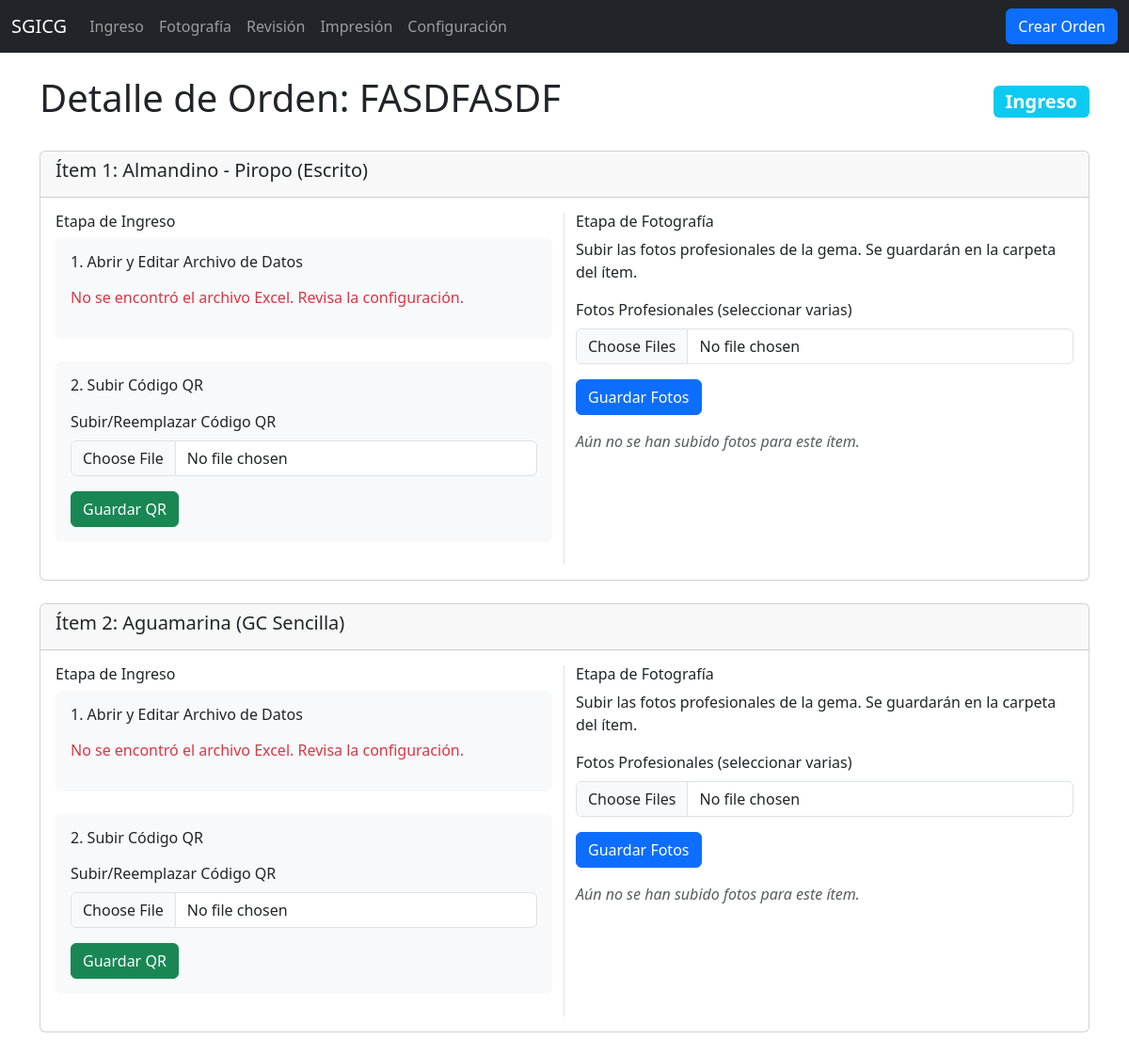
/orden/12/, run on an earlier commit of the app's database.
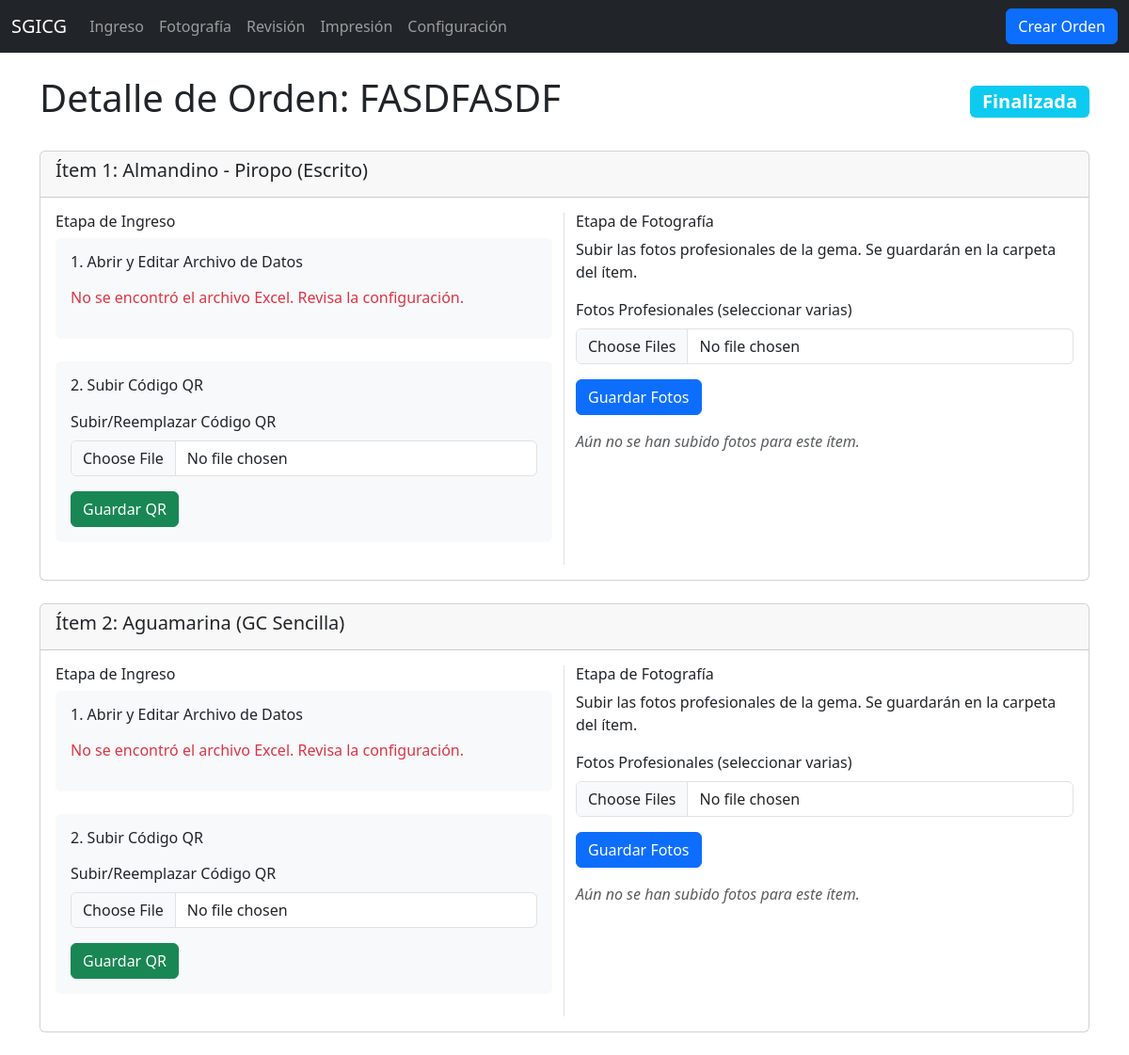
And on a later commit of the database.
### certificacion/models.py (models this page shows, shortened)
class Orden(models.Model):
    ETAPAS = [
        ('INGRESO', 'Ingreso'),
        ('FOTOGRAFIA', 'Fotografía'),
        ('REVISION', 'Revisión'),
        ('IMPRESION', 'Impresión'),
        ('FINALIZADA', 'Finalizada')
    ]
    numero_orden_facturacion = models.CharField(
        max_length=100,
        unique=True,
        verbose_name="Número de Orden (Facturación)",
        db_index=True
    )
    estado_actual = models.CharField(
        max_length=20,
        choices=ETAPAS,
        default='INGRESO',
        db_index=True
    )
    fecha_creacion = models.DateTimeField(auto_now_add=True, db_index=True)
    fecha_cierre = models.DateTimeField(blank=True, null=True)
    class Meta:
        ordering = ['-fecha_creacion']
        indexes = [
            models.Index(fields=['estado_actual', 'fecha_creacion']),
        ]

class Item(models.Model):
    TIPO_CERT_CHOICES = [
        ('GC_SENCILLA', 'GC Sencilla'),
        ('GC_COMPLETA', 'GC Completa'),
        ('ESCRITO', 'Escrito'),
        ('DIAMANTE', 'Diamante')
    ]
    QUE_ES_CHOICES = [
        ('JOYA', 'Joya'),
        ('LOTE', 'Lote de Gemas'),
        ('PIEDRA', 'Piedra(s) Suelta(s)'),
        ('VERBAL_A_GC', 'Verbal a GC'),
        ('REIMPRESION', 'Reimpresión')
    ]
    TIPO_JOYA_CHOICES = [
        ('ANILLO', 'Anillo'),
        ('DIJE', 'Dije'),
        ('TOPOS', 'Topos'),
        ('PULSERA', 'Pulsera'),
        ('PULSERA_TENIS', 'Pulsera Tenis'),
        ('SET', 'Set')
    ]
    METAL_CHOICES = [
        ('ORO', 'Oro'),
        ('ORO_AMARILLO', 'Oro Amarillo'),
        ('ORO_ROSA', 'Oro Rosa'),
        ('PLATA', 'Plata'),
        ('BLANCO', 'Blanco'),
        ('ROSA', 'Rosa'),
        ('NEGRO', 'Negro')
    ]
    orden = models.ForeignKey(Orden, related_name='items', on_delete=models.CASCADE)
    numero_item = models.PositiveIntegerField()
    fecha_limite_etapa = models.DateTimeField(blank=True, null=True, db_index=True)
    tipo_certificado = models.CharField(
        max_length=15,
        choices=TIPO_CERT_CHOICES,
        default='GC_SENCILLA'
    )
    que_es = models.CharField(max_length=15, choices=QUE_ES_CHOICES, default='JOYA')
    codigo_referencia = models.CharField(max_length=100, blank=True, null=True)
    tipo_joya = models.CharField(
        max_length=15,
        choices=TIPO_JOYA_CHOICES,
        blank=True,
        null=True
    )
    metal = models.CharField(max_length=15, choices=METAL_CHOICES, blank=True, null=True)
    cantidad_gemas = models.PositiveIntegerField(blank=True, null=True, default=1)
    componentes_set = models.CharField(max_length=255, blank=True, null=True)
    gema_principal = models.CharField(max_length=100, blank=True, null=True)
    forma_gema = models.CharField(max_length=100, default='Ninguno')
    peso_gema = models.DecimalField(
        max_digits=7,
        decimal_places=2,
        blank=True,
        null=True
    )
    comentarios = models.TextField(blank=True, null=True)
    nombre_excel = models.CharField(max_length=255, blank=True, null=True)
    qr_cargado = models.ImageField(upload_to=get_qr_upload_path, blank=True, null=True)
    texto_para_copiar = models.TextField(blank=True, null=True, help_text="Texto formateado con todos los datos del ítem")
    class Meta:
        ordering = ['numero_item']
        unique_together = ['orden', 'numero_item']
        indexes = [
            models.Index(fields=['orden', 'fecha_limite_etapa']),
        ]
    @property
    def unc_path_excel(self):
        if self.nombre_excel:
            orden_folder = f"ORDEN-{self.orden.id:04d}"
            item_folder = f"ITEM-{self.numero_item}"
            full_local_path = Path(settings.MEDIA_ROOT) / orden_folder / item_folder / self.nombre_excel
            return 'file:///' + full_local_path.as_posix()
        return None

### certificacion/views.py (the view, shortened to what this page needs)
# urls.py: path('orden/<int:orden_id>/', views.detalle_orden, name='detalle_orden'),
def detalle_orden(request, orden_id):
    try:
        orden = get_object_or_404(
            Orden.objects.prefetch_related('items__fotos'),
            id=orden_id
        )
        context = {'orden': orden}
        return render(request, 'detalle_orden.html', context)
    except Exception as e:
        logger.error(f"Error en detalle de orden {orden_id}: {str(e)}")
        messages.error(request, "Error al cargar el detalle de la orden")
        return redirect('dashboard')

### templates/detalle_orden.html (shortened to what this page needs)
{% extends "base.html" %}
{% block content %}
<div class="d-flex justify-content-between align-items-center mb-4">
    <h1>Detalle de Orden: {{ orden.numero_orden_facturacion }}</h1>
    <span class="badge bg-info fs-5">{{ orden.get_estado_actual_display }}</span>
</div>
<div class="row g-4">
{% for item in orden.items.all %}
    <div class="col-md-12">
        <div class="card">
            <div class="card-header">
                <h5>Ítem {{ item.numero_item }}: {{ item.gema_principal }} ({{ item.get_tipo_certificado_display }})</h5>
            </div>
            <div class="card-body">
                <div class="row">
                    <div class="col-md-6 border-end">
                        <h6>Etapa de Ingreso</h6>
                        <div class="mb-4 p-3 bg-light rounded">
                            <h6 class="mb-3">1. Abrir y Editar Archivo de Datos</h6>
                            {% if item.unc_path_excel %}
                                <a href="{{ item.unc_path_excel }}" class="btn btn-primary" target="_blank">
                                    Abrir Excel desde la Red
                                </a>
                                <div class="form-text mt-2">
                                    Recuerda guardar los cambios (Ctrl+S) en Excel para que se actualice en el servidor.
                                </div>
                            {% else %}
                                <p class="text-danger">No se encontró el archivo Excel. Revisa la configuración.</p>
                            {% endif %}
                        </div>
                        <div class="mb-4 p-3 bg-light rounded">
                            <h6 class="mb-3">2. Subir Código QR</h6>
                            <form method="POST" enctype="multipart/form-data">
                                <div class="mb-3">
                                    <label for="qr_code_{{ item.id }}" class="form-label">Subir/Reemplazar Código QR</label>
                                    <input class="form-control" type="file" name="qr_code" id="qr_code_{{ item.id }}" accept="image/*">
                                </div>
                                <button type="submit" name="subir_ingreso" class="btn btn-success">Guardar QR</button>
                            </form>
                        </div>
                    </div>
                    <div class="col-md-6">
                        <h6>Etapa de Fotografía</h6>
                        <p>Subir las fotos profesionales de la gema. Se guardarán en la carpeta del ítem.</p>
                        <form method="POST" enctype="multipart/form-data">
                            <div class="mb-3">
                                <label for="fotos_{{ item.id }}" class="form-label">Fotos Profesionales (seleccionar varias)</label>
                                <input class="form-control" type="file" name="fotos_profesionales" id="fotos_{{ item.id }}" multiple>
                            </div>
                            <button type="submit" name="subir_fotos" class="btn btn-primary">Guardar Fotos</button>
                        </form>
                        <div class="mt-3 row">
                            {% for foto in item.fotos.all %}
                            <div class="col-3 mb-3">
                                <a href="{{ foto.imagen.url }}" target="_blank">
                                    <img src="{{ foto.imagen.url }}" class="img-thumbnail" alt="Foto de {{ item.gema_principal }}">
                                </a>
                            </div>
                            {% empty %}
                            <p class="text-muted fst-italic">Aún no se han subido fotos para este ítem.</p>
                            {% endfor %}
                        </div>
                    </div>
                </div>
            </div>
        </div>
    </div>
{% endfor %}
</div>
{% endblock %}

### templates/base.html (shortened to what this page needs)
{% load static %}
<!DOCTYPE html>
<html lang="es">
<head>
    <link href="https://cdn.jsdelivr.net/npm/bootstrap@5.3.3/dist/css/bootstrap.min.css" rel="stylesheet">
    <link href="https://cdn.jsdelivr.net/npm/select2@4.1.0-rc.0/dist/css/select2.min.css" rel="stylesheet" />
    <link rel="stylesheet" href="{% static 'css/style.css' %}">
</head>
<body>
    <nav class="navbar navbar-expand-lg navbar-dark bg-dark">
        <div class="container-fluid">
            <a class="navbar-brand" href="{% url 'dashboard' %}">SGICG</a>
            <div class="collapse navbar-collapse" id="navbarNav">
                <ul class="navbar-nav me-auto mb-2 mb-lg-0">
                    <li class="nav-item"><a class="nav-link" href="{% url 'vista_etapa' 'ingreso' %}">Ingreso</a></li>
                    <li class="nav-item"><a class="nav-link" href="{% url 'vista_etapa' 'fotografia' %}">Fotografía</a></li>
                    <li class="nav-item"><a class="nav-link" href="{% url 'vista_etapa' 'revision' %}">Revisión</a></li>
                    <li class="nav-item"><a class="nav-link" href="{% url 'vista_etapa' 'impresion' %}">Impresión</a></li>
                    <li class="nav-item"><a class="nav-link" href="{% url 'configuracion_tiempos' %}">Configuración</a></li>
                </ul>
                <a href="{% url 'crear_orden' %}" class="btn btn-primary">Crear Orden</a>
            </div>
        </div>
    </nav>
    <main class="container my-4">
        {% block content %}{% endblock %}
    </main>
</body>
</html>

What changed in the data, as far as the page shows it:
changed Orden "FASDFASDF": estado_actual "Ingreso" → "Finalizada"
